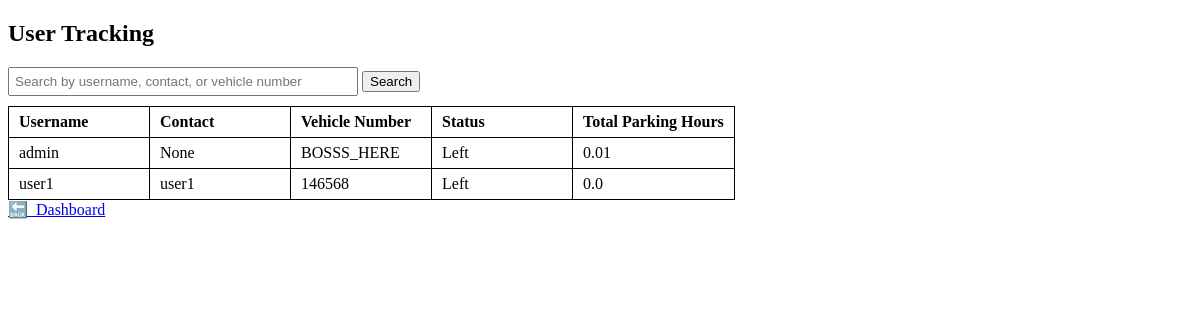
Screenshot of /users (signed in) with the database file from the repository.
### app.py (models this page shows)
class User(db.Model):
    __tablename__ = 'user'
    id = db.Column(db.Integer, primary_key=True, autoincrement=True)
    username = db.Column(db.String(100), unique=True, nullable=False)
    password = db.Column(db.String(100), nullable=False)
    contact = db.Column(db.String(20), nullable=True)
    is_admin = db.Column(db.Boolean, default=False)
    vehicle_number = db.Column(db.String(30), unique=True, nullable=False)

### app.py (the view)
@app.route('/users', methods=['GET'])
def admin_users():
    if not session.get('is_admin'):
        flash("Access Denied", "danger")
        return redirect(url_for('login'))
    search_query = request.args.get('search', '').strip()
    query = User.query
    if search_query:
        search_pattern = f"%{search_query}%"
        query = query.filter(or_(User.username.ilike(search_pattern), User.contact.ilike(search_pattern),User.vehicle_number.ilike(search_pattern),))
    users = query.all()
    user_list = []
    for user in users:
        active_reservation = Reservation.query.filter_by(user_id=user.id, status='active').first()
        status = "Occupied" if active_reservation else "Left"
        completed_reservations = Reservation.query.filter_by(user_id=user.id, status='completed').all()
        total_seconds = 0
        for res in completed_reservations:
            if res.end_time and res.start_time:
                total_seconds += (res.end_time - res.start_time).total_seconds()
        total_hours = round(total_seconds / 3600, 2)
        user_list.append({
            'username': user.username,
            'contact': user.contact,
            'vehicle_number': user.vehicle_number,
            'status': status,
            'total_hours': total_hours
        })
    return render_template('admin_users.html', users=user_list, search=search_query)

### templates/admin_users.html (shortened to what this page needs)
<!DOCTYPE html>
<html>
<head>
</head>
<body>
    <h2>User Tracking</h2>
    <form method="get" action="{{ url_for('admin_users') }}">
        <input type="search" name="search" placeholder="Search by username, contact, or vehicle number" value="{{ search }}">
        <button type="submit">Search</button>
    </form>
    <table>
        <thead>
            <tr>
                <th>Username</th>
                <th>Contact</th>
                <th>Vehicle Number</th>
                <th>Status</th>
                <th>Total Parking Hours</th>
            </tr>
        </thead>
        <tbody>
            {% for user in users %}
            <tr>
                <td>{{ user.username }}</td>
                <td>{{ user.contact }}</td>
                <td>{{ user.vehicle_number }}</td>
                <td>{{ user.status }}</td>
                <td>{{ user.total_hours }}</td>
            </tr>
            {% else %}
            <tr>
                <td colspan="5">No users found.</td>
            </tr>
            {% endfor %}
        </tbody>
    </table>
    <a href="{{ url_for('dashboard') }}">🔙  Dashboard</a>
</body>
</html>

### templates/admin_users.html (style rules this page uses)
input[type="search"] { margin-bottom: 10px; padding: 5px; width: 350px; }
table, th, td { border: 1px solid black; border-collapse: collapse; padding: 6px 10px; text-align: left; }
th, td { min-width: 120px; }

### rows the page displays
User: username "admin", contact "None", vehicle_number "BOSSS_HERE", status "Left", total_hours "0.01"
User: username "user1", contact "user1", vehicle_number "146568", status "Left", total_hours "0.0"
